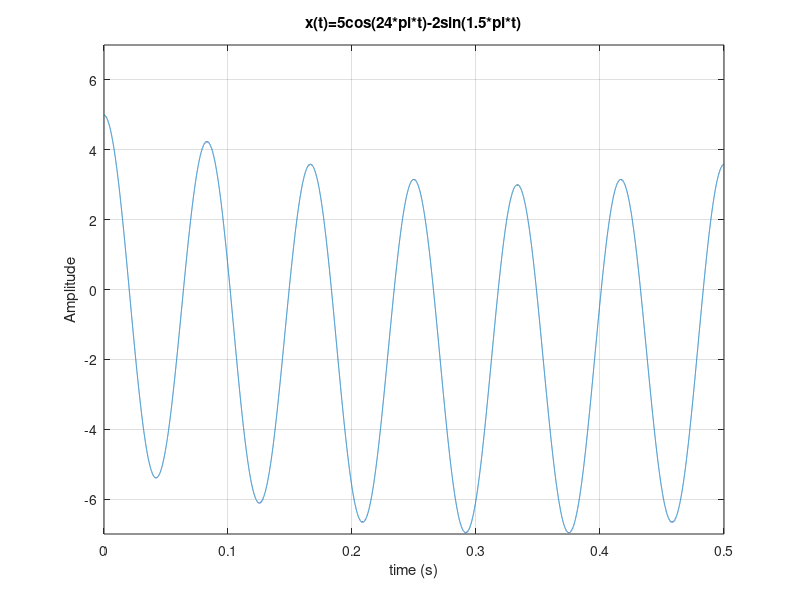
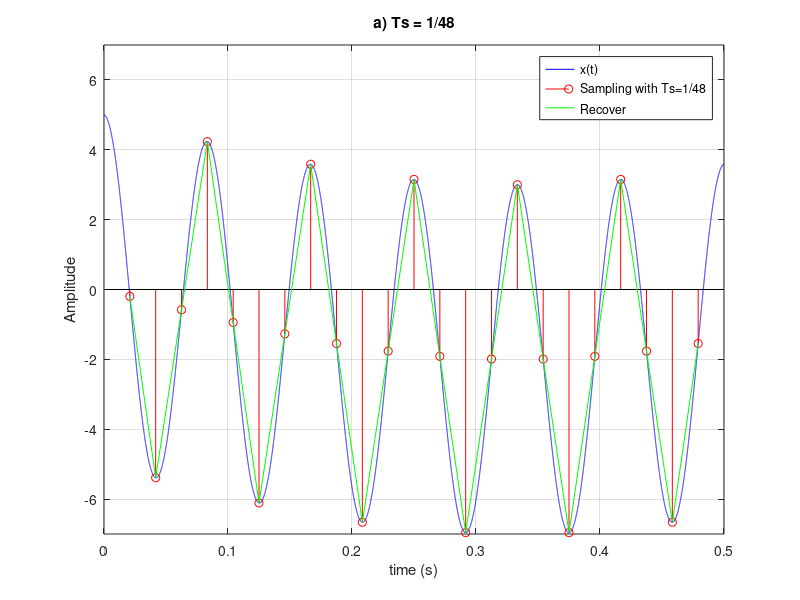
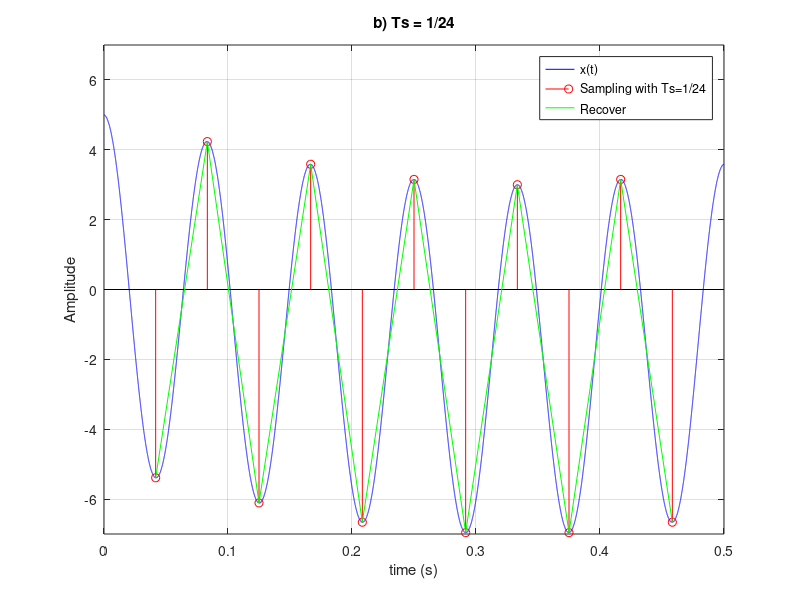
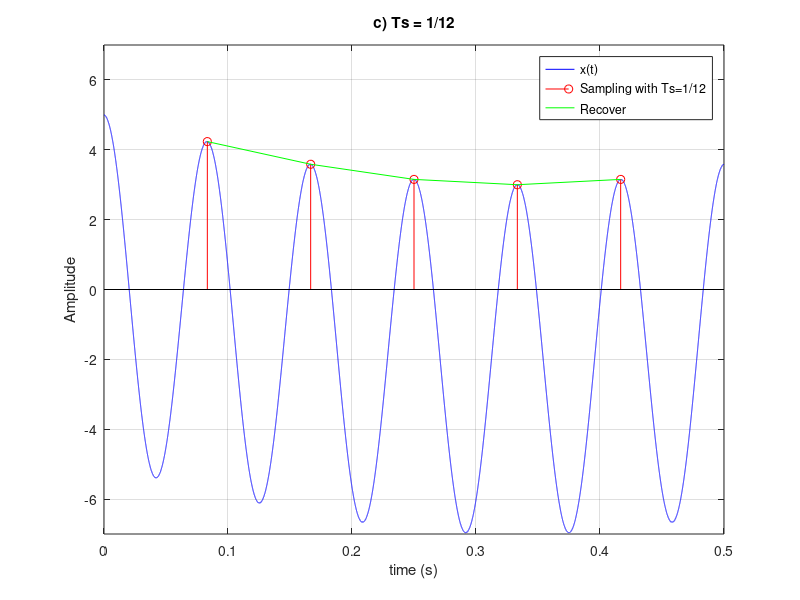

Reproduce these figures in MATLAB, in order.
clear all;close all;clc;

%2
dt = 0.01*10^(-3);
t = dt:dt:500*10^(-3)-dt;
xt = 5*cos(24*pi*t) - 2*sin(1.5*pi*t);

%---------------Print graph-------------------
figure;
plot(t,xt);
axis([0 0.5 -7 7]);
xlabel('time (s)');
ylabel('Amplitude');
grid on;
title('x(t)=5cos(24*pi*t)-2sin(1.5*pi*t)');
hold off;

dTs1 = 1/48; Ts1 = dTs1:dTs1:500*10^(-3)-dTs1 ;
dTs2 = 1/24; Ts2 = dTs2:dTs2:500*10^(-3)-dTs2 ;
dTs3 = 1/12; Ts3 = dTs3:dTs3:500*10^(-3)-dTs3 ;

xa1 = 5*cos(24*pi*Ts1) - 2*sin(1.5*pi*Ts1);
xa2 = 5*cos(24*pi*Ts2) - 2*sin(1.5*pi*Ts2);
xa3 = 5*cos(24*pi*Ts3) - 2*sin(1.5*pi*Ts3);
%------------first sampling--------------
figure;
plot(t,xt,'-b');
axis([0 0.5 -7 7]);
xlabel('time (s)');
ylabel('Amplitude');
grid on;
hold on;
title('a) Ts = 1/48');
stem(Ts1,xa1, '-r');
plot(Ts1,xa1,'-g');
legend('x(t)','Sampling with Ts=1/48','Recover');
hold off;
%------------second sampling--------------
figure;
plot(t,xt,'-b');
axis([0 0.5 -7 7]);
xlabel('time (s)');
ylabel('Amplitude');
grid on;
hold on;
stem(Ts2,xa2,'-r');
title('b) Ts = 1/24');
plot(Ts2,xa2,'-g');
legend('x(t)','Sampling with Ts=1/24','Recover');
hold off;
%------------third sampling--------------
figure;
plot(t,xt,'-b');
axis([0 0.5 -7 7]);
grid on;
xlabel('time (s)');
ylabel('Amplitude');
hold on;
title('c) Ts = 1/12');
stem(Ts3,xa3,'-r');
axis([0 0.5 -7 7]);
plot(Ts3,xa3,'-g');
legend('x(t)','Sampling with Ts=1/12','Recover');
hold off;
%----sampling with Ts form team number-----
As = 51; %we are team number 51
dTs0 = 1/As; Ts0 = dTs0:dTs0:500*10^(-3)-dTs0 ;
xa0 = 5*cos(24*pi*Ts0) - 2*sin(1.5*pi*Ts0);

figure;
plot(t,xt,'-b');
axis([0 0.5 -7 7]);
xlabel('time (s)');
ylabel('Amplitude');
grid on;
hold on;
title('d) Ts = 1/51 , 51 is the number of the team');
stem(Ts0,xa0,'-r');
plot(Ts0,xa0,'-g');
legend('x(t)','Sampling with Ts=1/51','Recover');
hold off;
